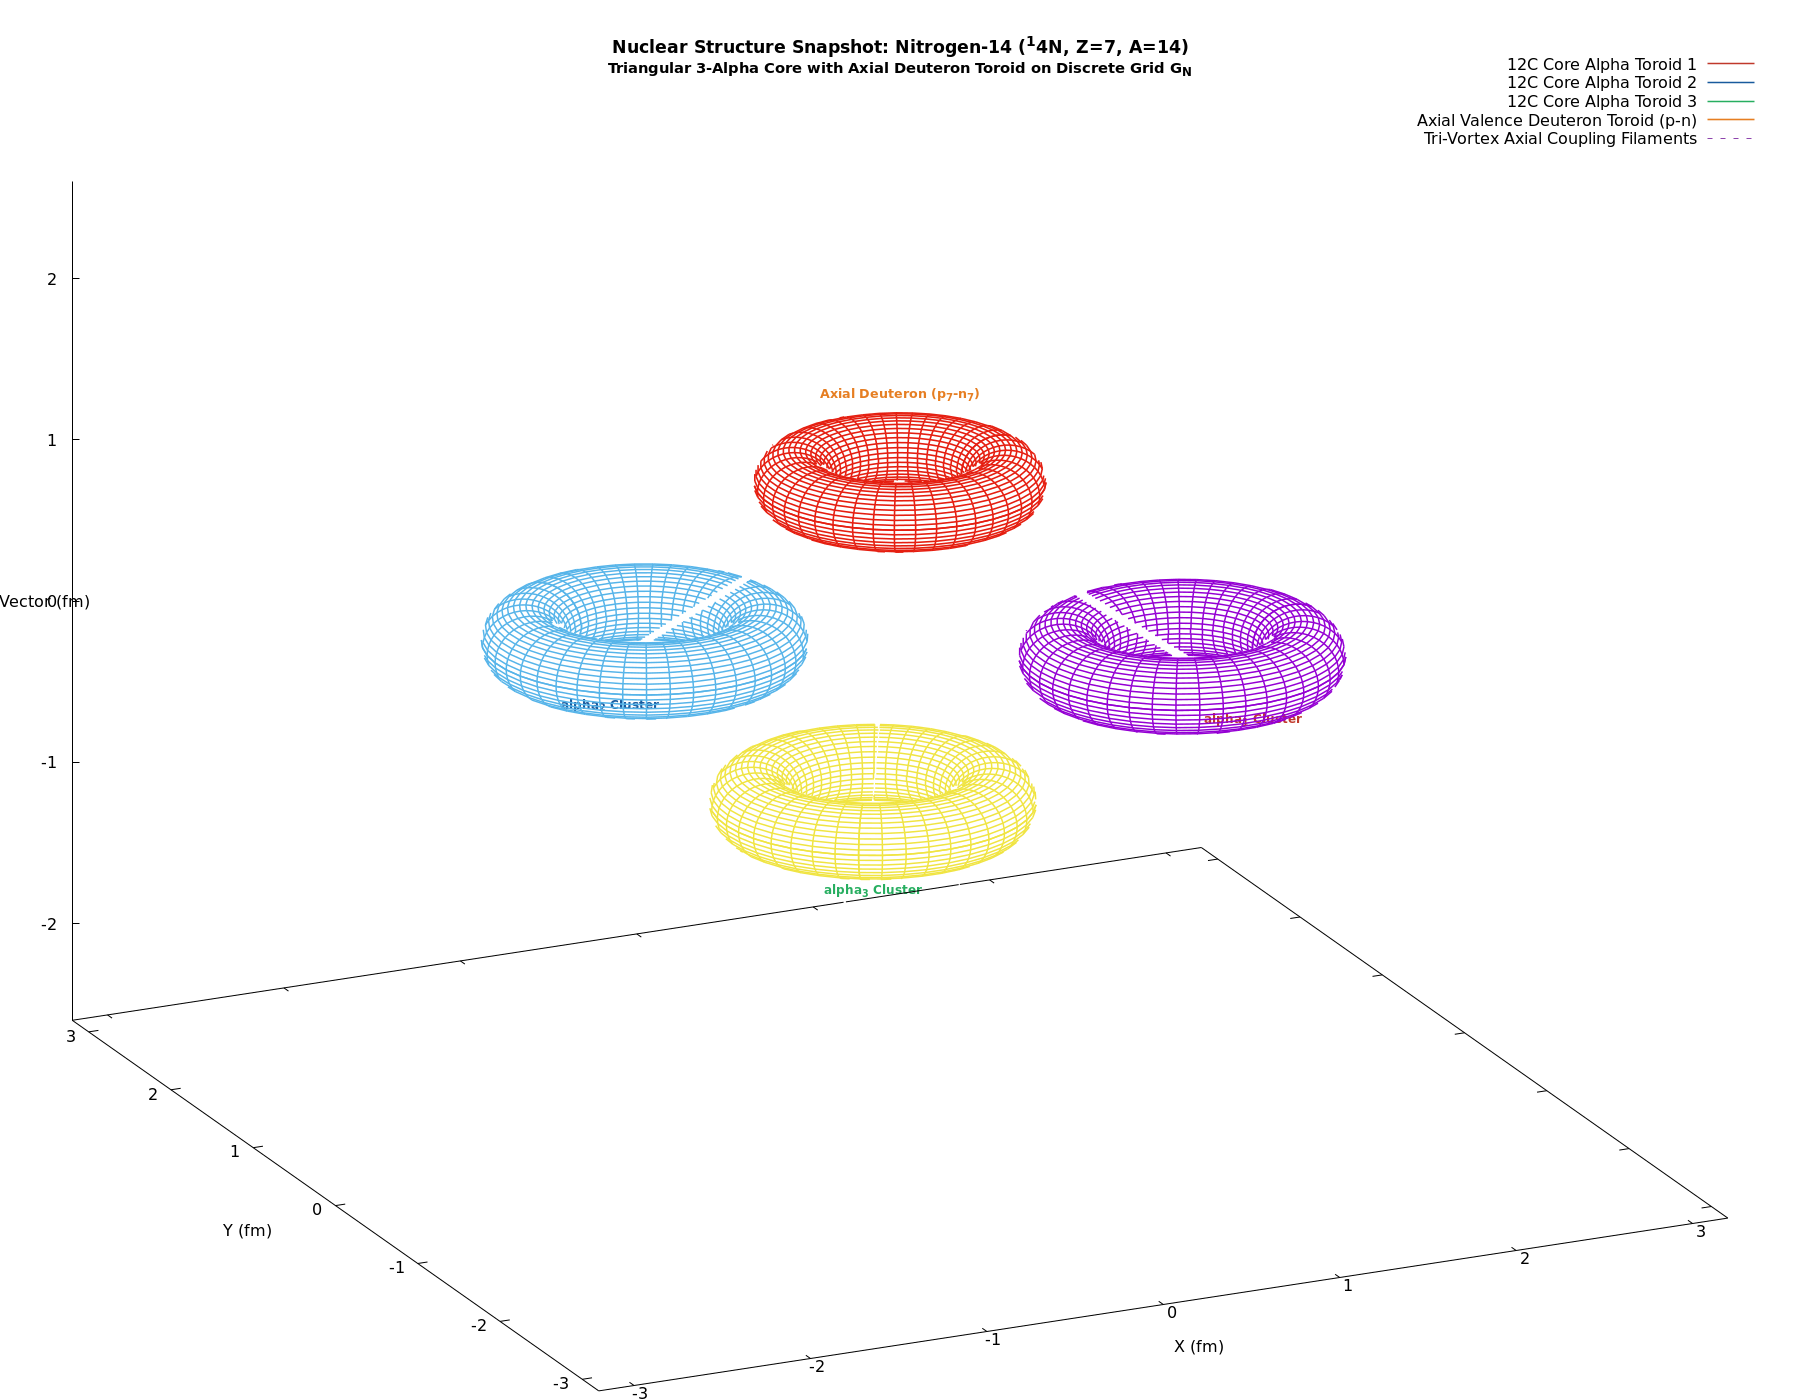

Source code (gnuplot):
# Gnuplot: 3D High-Detail Wireframe Snapshot of Nitrogen-14 Nucleus
# Depicts the discrete electromagnetic architecture of the 14N nucleus on G_N:
# - A planar triangular Carbon-12 3-alpha core scaffold in the XY-plane
# - An axial valence deuteron (p-n) toroidal vortex positioned along the central Z-axis
# - Axial magnetic coupling generating spin J=1 and non-zero electric quadrupole moment
# Pure wireframe meshwork with hidden-line removal; no surface shading.

reset

if (exists("OUTFILE")) {
    set terminal pngcairo size 1800,1400 font "Sans,12"
    set output OUTFILE
}

set title "Nuclear Structure Snapshot: Nitrogen-14 (^14N, Z=7, A=14)\n{/*0.85Triangular 3-Alpha Core with Axial Deuteron Toroid on Discrete Grid G_N}" font "Sans-Bold,13" offset 0,-0.5

set parametric
set hidden3d
unset pm3d
set surface

set isosamples 44, 44
set urange [0:2*pi]
set vrange [0:2*pi]

set xlabel "X (fm)" offset -1,-0.5
set ylabel "Y (fm)" offset 1,-0.5
set zlabel "Z: Axial Vector (fm)" offset 1,0
set xrange [-3.2:3.2]
set yrange [-3.2:3.2]
set zrange [-2.6:2.6]
set xyplane at -2.6
set view 64, 335, 1.25, 1.0

# 1. Three Alpha Clusters in XY-Plane (R_tri = 1.60 fm)
R_tri = 1.60
R_a   = 0.62
r_a   = 0.22

x_a1(u, v) = R_tri + (R_a + r_a * cos(v)) * cos(u)
y_a1(u, v) = (R_a + r_a * cos(v)) * sin(u)
z_a1(u, v) = r_a * sin(v)

phi_2 = 2.0 * pi / 3.0
x_rot2(x, y) = x * cos(phi_2) - y * sin(phi_2)
y_rot2(x, y) = x * sin(phi_2) + y * cos(phi_2)
x_a2(u, v) = x_rot2(x_a1(u, v), y_a1(u, v))
y_a2(u, v) = y_rot2(x_a1(u, v), y_a1(u, v))
z_a2(u, v) = r_a * sin(v)

phi_3 = 4.0 * pi / 3.0
x_rot3(x, y) = x * cos(phi_3) - y * sin(phi_3)
y_rot3(x, y) = x * sin(phi_3) + y * cos(phi_3)
x_a3(u, v) = x_rot3(x_a1(u, v), y_a1(u, v))
y_a3(u, v) = y_rot3(x_a1(u, v), y_a1(u, v))
z_a3(u, v) = r_a * sin(v)

# 2. Axial Valence Deuteron Toroid at +Z (+1.35 fm)
R_d_axial = 0.55
r_d_axial = 0.20
z_d_pos   = 1.35

x_deut_ax(u, v) = (R_d_axial + r_d_axial * cos(v)) * cos(u)
y_deut_ax(u, v) = (R_d_axial + r_d_axial * cos(v)) * sin(u)
z_deut_ax(u, v) = z_d_pos + r_d_axial * sin(v)

# 3. Axial Magnetic Flux Filaments connecting Deuteron to 3-Alpha Core
u_n(u) = u / (2.0 * pi)
r_flx = 0.03
x_ax_f1(u, v) = (R_tri * (1.0 - u_n(u)) + r_flx * cos(v)) * cos(0.0)
y_ax_f1(u, v) = r_flx * sin(v)
z_ax_f1(u, v) = z_d_pos * u_n(u)

x_ax_f2(u, v) = (R_tri * (1.0 - u_n(u)) + r_flx * cos(v)) * cos(phi_2)
y_ax_f2(u, v) = (R_tri * (1.0 - u_n(u)) + r_flx * cos(v)) * sin(phi_2)
z_ax_f2(u, v) = z_d_pos * u_n(u)

x_ax_f3(u, v) = (R_tri * (1.0 - u_n(u)) + r_flx * cos(v)) * cos(phi_3)
y_ax_f3(u, v) = (R_tri * (1.0 - u_n(u)) + r_flx * cos(v)) * sin(phi_3)
z_ax_f3(u, v) = z_d_pos * u_n(u)

# Wireframe Line Styles
set style line 1 lc rgb "#c0392b" lw 1.5   # Crimson: Core Alpha 1
set style line 2 lc rgb "#185a9d" lw 1.5   # Blue: Core Alpha 2
set style line 3 lc rgb "#27ae60" lw 1.5   # Green: Core Alpha 3
set style line 4 lc rgb "#e67e22" lw 1.6   # Amber: Axial Deuteron Toroid (p_7-n_7)
set style line 5 lc rgb "#8e44ad" dt 2 lw 1.0 # Purple dashed: Axial Magnetic Couplers

set label 1 "\\alpha_1 Cluster" at R_tri+0.4, 0, -0.45 center font "Sans-Bold,9" tc rgb "#c0392b"
set label 2 "\\alpha_2 Cluster" at -0.9, 1.6, -0.45 center font "Sans-Bold,9" tc rgb "#185a9d"
set label 3 "\\alpha_3 Cluster" at -0.9, -1.6, -0.45 center font "Sans-Bold,9" tc rgb "#27ae60"
set label 4 "Axial Deuteron (p_7-n_7)" at 0, 0, z_d_pos+0.55 center font "Sans-Bold,9.5" tc rgb "#e67e22"

splot x_a1(u, v),      y_a1(u, v),      z_a1(u, v)      with lines ls 1 title "12C Core Alpha Toroid 1", \
      x_a2(u, v),      y_a2(u, v),      z_a2(u, v)      with lines ls 2 title "12C Core Alpha Toroid 2", \
      x_a3(u, v),      y_a3(u, v),      z_a3(u, v)      with lines ls 3 title "12C Core Alpha Toroid 3", \
      x_deut_ax(u, v), y_deut_ax(u, v), z_deut_ax(u, v) with lines ls 4 title "Axial Valence Deuteron Toroid (p-n)", \
      x_ax_f1(u, v),   y_ax_f1(u, v),   z_ax_f1(u, v)   with lines ls 5 title "Tri-Vortex Axial Coupling Filaments", \
      x_ax_f2(u, v),   y_ax_f2(u, v),   z_ax_f2(u, v)   with lines ls 5 notitle, \
      x_ax_f3(u, v),   y_ax_f3(u, v),   z_ax_f3(u, v)   with lines ls 5 notitle

if (!exists("OUTFILE")) {
    pause mouse close
}
